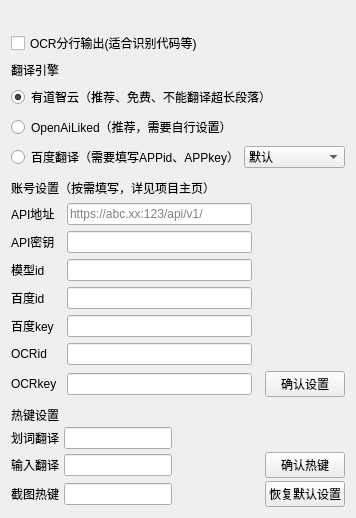
<?xml version="1.0" encoding="UTF-8"?>
<ui version="4.0">
 <class>Form2</class>
 <widget class="QWidget" name="Form2">
  <property name="geometry">
   <rect>
    <x>0</x>
    <y>0</y>
    <width>356</width>
    <height>518</height>
   </rect>
  </property>
  <property name="windowTitle">
   <string>设置</string>
  </property>
  <layout class="QVBoxLayout" name="verticalLayout_4">
   <item>
    <widget class="QLabel" name="label_5">
     <property name="sizePolicy">
      <sizepolicy hsizetype="Preferred" vsizetype="Fixed">
       <horstretch>0</horstretch>
       <verstretch>0</verstretch>
      </sizepolicy>
     </property>
     <property name="text">
      <string/>
     </property>
     <property name="textFormat">
      <enum>Qt::TextFormat::RichText</enum>
     </property>
     <property name="openExternalLinks">
      <bool>true</bool>
     </property>
     <property name="textInteractionFlags">
      <set>Qt::TextInteractionFlag::LinksAccessibleByMouse|Qt::TextInteractionFlag::TextSelectableByMouse</set>
     </property>
    </widget>
   </item>
   <item>
    <widget class="QCheckBox" name="checkBox">
     <property name="sizePolicy">
      <sizepolicy hsizetype="Minimum" vsizetype="Minimum">
       <horstretch>0</horstretch>
       <verstretch>0</verstretch>
      </sizepolicy>
     </property>
     <property name="text">
      <string>OCR分行输出(适合识别代码等)</string>
     </property>
    </widget>
   </item>
   <item>
    <layout class="QVBoxLayout" name="verticalLayout_3">
     <item>
      <widget class="QLabel" name="label_11">
       <property name="text">
        <string>翻译引擎</string>
       </property>
      </widget>
     </item>
     <item>
      <widget class="QRadioButton" name="radioButton_youdaozhiyun">
       <property name="text">
        <string>有道智云（推荐、免费、不能翻译超长段落）</string>
       </property>
       <property name="checked">
        <bool>true</bool>
       </property>
       <attribute name="buttonGroup">
        <string notr="true">buttonGroup</string>
       </attribute>
      </widget>
     </item>
     <item>
      <widget class="QRadioButton" name="radioButton_OpenAiLiked">
       <property name="text">
        <string>OpenAiLiked（推荐，需要自行设置）</string>
       </property>
       <property name="checked">
        <bool>false</bool>
       </property>
       <attribute name="buttonGroup">
        <string notr="true">buttonGroup</string>
       </attribute>
      </widget>
     </item>
     <item>
      <layout class="QHBoxLayout" name="horizontalLayout_8" stretch="0,0">
       <property name="spacing">
        <number>0</number>
       </property>
       <property name="sizeConstraint">
        <enum>QLayout::SizeConstraint::SetDefaultConstraint</enum>
       </property>
       <item>
        <widget class="QRadioButton" name="radioButton_baidu">
         <property name="text">
          <string>百度翻译（需要填写APPid、APPkey）</string>
         </property>
         <property name="checked">
          <bool>false</bool>
         </property>
         <attribute name="buttonGroup">
          <string notr="true">buttonGroup</string>
         </attribute>
        </widget>
       </item>
       <item>
        <widget class="QComboBox" name="comboBox_domain">
         <property name="enabled">
          <bool>true</bool>
         </property>
         <property name="sizePolicy">
          <sizepolicy hsizetype="Expanding" vsizetype="Fixed">
           <horstretch>0</horstretch>
           <verstretch>0</verstretch>
          </sizepolicy>
         </property>
         <property name="toolTip">
          <string>垂直领域选择</string>
         </property>
         <item>
          <property name="text">
           <string>默认</string>
          </property>
         </item>
         <item>
          <property name="text">
           <string>生物医药</string>
          </property>
         </item>
         <item>
          <property name="text">
           <string>金融财经</string>
          </property>
         </item>
        </widget>
       </item>
      </layout>
     </item>
    </layout>
   </item>
   <item>
    <spacer name="verticalSpacer_2">
     <property name="orientation">
      <enum>Qt::Orientation::Vertical</enum>
     </property>
     <property name="sizeHint" stdset="0">
      <size>
       <width>20</width>
       <height>9</height>
      </size>
     </property>
    </spacer>
   </item>
   <item>
    <layout class="QVBoxLayout" name="verticalLayout">
     <item>
      <widget class="QLabel" name="label_10">
       <property name="text">
        <string>账号设置（按需填写，详见项目主页）</string>
       </property>
      </widget>
     </item>
     <item>
      <layout class="QHBoxLayout" name="horizontalLayout_9">
       <item>
        <widget class="QLabel" name="label_12">
         <property name="sizePolicy">
          <sizepolicy hsizetype="Preferred" vsizetype="Preferred">
           <horstretch>0</horstretch>
           <verstretch>0</verstretch>
          </sizepolicy>
         </property>
         <property name="minimumSize">
          <size>
           <width>50</width>
           <height>0</height>
          </size>
         </property>
         <property name="text">
          <string>API地址</string>
         </property>
        </widget>
       </item>
       <item>
        <widget class="QLineEdit" name="lineEdit_openai_url">
         <property name="sizePolicy">
          <sizepolicy hsizetype="Fixed" vsizetype="Fixed">
           <horstretch>0</horstretch>
           <verstretch>0</verstretch>
          </sizepolicy>
         </property>
         <property name="minimumSize">
          <size>
           <width>185</width>
           <height>0</height>
          </size>
         </property>
         <property name="placeholderText">
          <string>https://abc.xx:123/api/v1/</string>
         </property>
        </widget>
       </item>
       <item>
        <spacer name="horizontalSpacer_8">
         <property name="orientation">
          <enum>Qt::Orientation::Horizontal</enum>
         </property>
         <property name="sizeHint" stdset="0">
          <size>
           <width>40</width>
           <height>20</height>
          </size>
         </property>
        </spacer>
       </item>
      </layout>
     </item>
     <item>
      <layout class="QHBoxLayout" name="horizontalLayout_10">
       <item>
        <widget class="QLabel" name="label_13">
         <property name="sizePolicy">
          <sizepolicy hsizetype="Preferred" vsizetype="Preferred">
           <horstretch>0</horstretch>
           <verstretch>0</verstretch>
          </sizepolicy>
         </property>
         <property name="minimumSize">
          <size>
           <width>50</width>
           <height>0</height>
          </size>
         </property>
         <property name="text">
          <string>API密钥</string>
         </property>
        </widget>
       </item>
       <item>
        <widget class="QLineEdit" name="lineEdit_openai_key">
         <property name="sizePolicy">
          <sizepolicy hsizetype="Fixed" vsizetype="Fixed">
           <horstretch>0</horstretch>
           <verstretch>0</verstretch>
          </sizepolicy>
         </property>
         <property name="minimumSize">
          <size>
           <width>185</width>
           <height>0</height>
          </size>
         </property>
        </widget>
       </item>
       <item>
        <spacer name="horizontalSpacer_9">
         <property name="orientation">
          <enum>Qt::Orientation::Horizontal</enum>
         </property>
         <property name="sizeHint" stdset="0">
          <size>
           <width>40</width>
           <height>20</height>
          </size>
         </property>
        </spacer>
       </item>
      </layout>
     </item>
     <item>
      <layout class="QHBoxLayout" name="horizontalLayout_11">
       <item>
        <widget class="QLabel" name="label_14">
         <property name="sizePolicy">
          <sizepolicy hsizetype="Preferred" vsizetype="Preferred">
           <horstretch>0</horstretch>
           <verstretch>0</verstretch>
          </sizepolicy>
         </property>
         <property name="minimumSize">
          <size>
           <width>50</width>
           <height>0</height>
          </size>
         </property>
         <property name="text">
          <string>模型id</string>
         </property>
        </widget>
       </item>
       <item>
        <widget class="QLineEdit" name="lineEdit_openai_model_id">
         <property name="sizePolicy">
          <sizepolicy hsizetype="Fixed" vsizetype="Fixed">
           <horstretch>0</horstretch>
           <verstretch>0</verstretch>
          </sizepolicy>
         </property>
         <property name="minimumSize">
          <size>
           <width>185</width>
           <height>0</height>
          </size>
         </property>
        </widget>
       </item>
       <item>
        <spacer name="horizontalSpacer_10">
         <property name="orientation">
          <enum>Qt::Orientation::Horizontal</enum>
         </property>
         <property name="sizeHint" stdset="0">
          <size>
           <width>40</width>
           <height>20</height>
          </size>
         </property>
        </spacer>
       </item>
      </layout>
     </item>
     <item>
      <layout class="QHBoxLayout" name="horizontalLayout_7">
       <item>
        <widget class="QLabel" name="label_6">
         <property name="sizePolicy">
          <sizepolicy hsizetype="Preferred" vsizetype="Preferred">
           <horstretch>0</horstretch>
           <verstretch>0</verstretch>
          </sizepolicy>
         </property>
         <property name="minimumSize">
          <size>
           <width>50</width>
           <height>0</height>
          </size>
         </property>
         <property name="text">
          <string>百度id</string>
         </property>
        </widget>
       </item>
       <item>
        <widget class="QLineEdit" name="lineEdit_baidu_id">
         <property name="sizePolicy">
          <sizepolicy hsizetype="Fixed" vsizetype="Fixed">
           <horstretch>0</horstretch>
           <verstretch>0</verstretch>
          </sizepolicy>
         </property>
         <property name="minimumSize">
          <size>
           <width>185</width>
           <height>0</height>
          </size>
         </property>
        </widget>
       </item>
       <item>
        <spacer name="horizontalSpacer_4">
         <property name="orientation">
          <enum>Qt::Orientation::Horizontal</enum>
         </property>
         <property name="sizeHint" stdset="0">
          <size>
           <width>40</width>
           <height>20</height>
          </size>
         </property>
        </spacer>
       </item>
      </layout>
     </item>
     <item>
      <layout class="QHBoxLayout" name="horizontalLayout_6">
       <item>
        <widget class="QLabel" name="label_7">
         <property name="minimumSize">
          <size>
           <width>50</width>
           <height>0</height>
          </size>
         </property>
         <property name="text">
          <string>百度key</string>
         </property>
        </widget>
       </item>
       <item>
        <widget class="QLineEdit" name="lineEdit_baidu_key">
         <property name="sizePolicy">
          <sizepolicy hsizetype="Fixed" vsizetype="Fixed">
           <horstretch>0</horstretch>
           <verstretch>0</verstretch>
          </sizepolicy>
         </property>
         <property name="minimumSize">
          <size>
           <width>185</width>
           <height>0</height>
          </size>
         </property>
        </widget>
       </item>
       <item>
        <spacer name="horizontalSpacer_5">
         <property name="orientation">
          <enum>Qt::Orientation::Horizontal</enum>
         </property>
         <property name="sizeHint" stdset="0">
          <size>
           <width>40</width>
           <height>20</height>
          </size>
         </property>
        </spacer>
       </item>
      </layout>
     </item>
     <item>
      <layout class="QHBoxLayout" name="horizontalLayout_5">
       <item>
        <widget class="QLabel" name="label_8">
         <property name="minimumSize">
          <size>
           <width>50</width>
           <height>0</height>
          </size>
         </property>
         <property name="text">
          <string>OCRid</string>
         </property>
        </widget>
       </item>
       <item>
        <widget class="QLineEdit" name="lineEdit_ocr_id">
         <property name="sizePolicy">
          <sizepolicy hsizetype="Fixed" vsizetype="Fixed">
           <horstretch>0</horstretch>
           <verstretch>0</verstretch>
          </sizepolicy>
         </property>
         <property name="minimumSize">
          <size>
           <width>185</width>
           <height>0</height>
          </size>
         </property>
        </widget>
       </item>
       <item>
        <spacer name="horizontalSpacer_6">
         <property name="orientation">
          <enum>Qt::Orientation::Horizontal</enum>
         </property>
         <property name="sizeHint" stdset="0">
          <size>
           <width>40</width>
           <height>20</height>
          </size>
         </property>
        </spacer>
       </item>
      </layout>
     </item>
     <item>
      <layout class="QHBoxLayout" name="horizontalLayout_4">
       <item>
        <widget class="QLabel" name="label_9">
         <property name="sizePolicy">
          <sizepolicy hsizetype="Preferred" vsizetype="Preferred">
           <horstretch>0</horstretch>
           <verstretch>0</verstretch>
          </sizepolicy>
         </property>
         <property name="minimumSize">
          <size>
           <width>50</width>
           <height>0</height>
          </size>
         </property>
         <property name="text">
          <string>OCRkey</string>
         </property>
        </widget>
       </item>
       <item>
        <widget class="QLineEdit" name="lineEdit_ocr_key">
         <property name="sizePolicy">
          <sizepolicy hsizetype="Fixed" vsizetype="Fixed">
           <horstretch>0</horstretch>
           <verstretch>0</verstretch>
          </sizepolicy>
         </property>
         <property name="minimumSize">
          <size>
           <width>185</width>
           <height>0</height>
          </size>
         </property>
        </widget>
       </item>
       <item>
        <spacer name="horizontalSpacer_7">
         <property name="orientation">
          <enum>Qt::Orientation::Horizontal</enum>
         </property>
         <property name="sizeHint" stdset="0">
          <size>
           <width>40</width>
           <height>20</height>
          </size>
         </property>
        </spacer>
       </item>
       <item>
        <widget class="QPushButton" name="pushButton_3">
         <property name="text">
          <string>确认设置</string>
         </property>
        </widget>
       </item>
      </layout>
     </item>
    </layout>
   </item>
   <item>
    <layout class="QVBoxLayout" name="verticalLayout_2">
     <property name="spacing">
      <number>3</number>
     </property>
     <property name="topMargin">
      <number>3</number>
     </property>
     <item>
      <widget class="QLabel" name="label">
       <property name="text">
        <string>热键设置</string>
       </property>
      </widget>
     </item>
     <item>
      <layout class="QHBoxLayout" name="horizontalLayout">
       <item>
        <widget class="QLabel" name="label_2">
         <property name="minimumSize">
          <size>
           <width>50</width>
           <height>0</height>
          </size>
         </property>
         <property name="text">
          <string>划词翻译</string>
         </property>
        </widget>
       </item>
       <item>
        <widget class="QLineEdit" name="lineEdit_select">
         <property name="sizePolicy">
          <sizepolicy hsizetype="Fixed" vsizetype="Fixed">
           <horstretch>0</horstretch>
           <verstretch>0</verstretch>
          </sizepolicy>
         </property>
        </widget>
       </item>
       <item>
        <spacer name="horizontalSpacer">
         <property name="orientation">
          <enum>Qt::Orientation::Horizontal</enum>
         </property>
         <property name="sizeHint" stdset="0">
          <size>
           <width>40</width>
           <height>20</height>
          </size>
         </property>
        </spacer>
       </item>
      </layout>
     </item>
     <item>
      <layout class="QHBoxLayout" name="horizontalLayout_2">
       <item>
        <widget class="QLabel" name="label_3">
         <property name="minimumSize">
          <size>
           <width>50</width>
           <height>0</height>
          </size>
         </property>
         <property name="text">
          <string>输入翻译</string>
         </property>
        </widget>
       </item>
       <item>
        <widget class="QLineEdit" name="lineEdit_input">
         <property name="sizePolicy">
          <sizepolicy hsizetype="Fixed" vsizetype="Fixed">
           <horstretch>0</horstretch>
           <verstretch>0</verstretch>
          </sizepolicy>
         </property>
        </widget>
       </item>
       <item>
        <spacer name="horizontalSpacer_2">
         <property name="orientation">
          <enum>Qt::Orientation::Horizontal</enum>
         </property>
         <property name="sizeHint" stdset="0">
          <size>
           <width>40</width>
           <height>20</height>
          </size>
         </property>
        </spacer>
       </item>
       <item>
        <widget class="QPushButton" name="pushButton">
         <property name="text">
          <string>确认热键</string>
         </property>
        </widget>
       </item>
      </layout>
     </item>
     <item>
      <layout class="QHBoxLayout" name="horizontalLayout_3">
       <item>
        <widget class="QLabel" name="label_4">
         <property name="minimumSize">
          <size>
           <width>50</width>
           <height>0</height>
          </size>
         </property>
         <property name="text">
          <string>截图热键</string>
         </property>
        </widget>
       </item>
       <item>
        <widget class="QLineEdit" name="lineEdit_screenshot">
         <property name="sizePolicy">
          <sizepolicy hsizetype="Fixed" vsizetype="Fixed">
           <horstretch>0</horstretch>
           <verstretch>0</verstretch>
          </sizepolicy>
         </property>
        </widget>
       </item>
       <item>
        <spacer name="horizontalSpacer_3">
         <property name="orientation">
          <enum>Qt::Orientation::Horizontal</enum>
         </property>
         <property name="sizeHint" stdset="0">
          <size>
           <width>40</width>
           <height>20</height>
          </size>
         </property>
        </spacer>
       </item>
       <item>
        <widget class="QPushButton" name="pushButton_2">
         <property name="text">
          <string>恢复默认设置</string>
         </property>
        </widget>
       </item>
      </layout>
     </item>
    </layout>
   </item>
  </layout>
 </widget>
 <resources/>
 <connections/>
 <buttongroups>
  <buttongroup name="buttonGroup"/>
 </buttongroups>
</ui>
